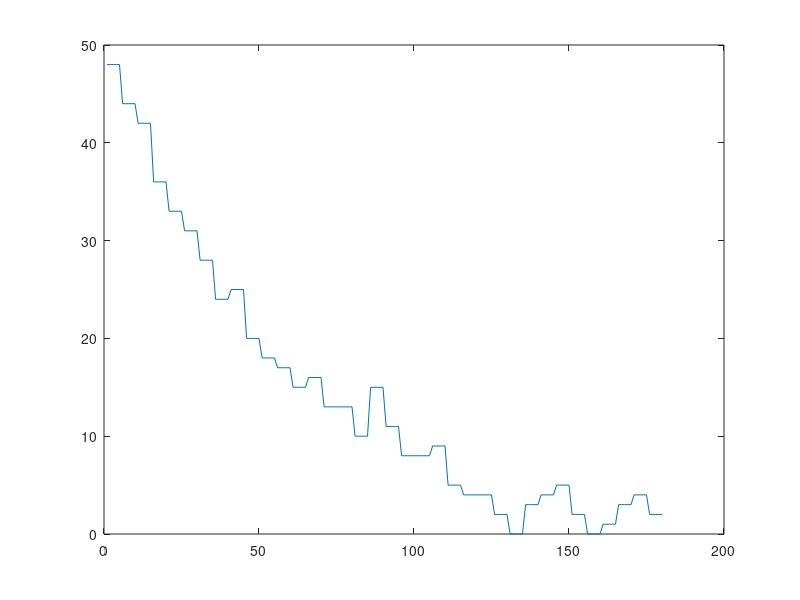

MATLAB code for this plot:
clc
clear
close all

tout = 1:180;
o = ones(1,5);
tep = [o*125 o*121 o*119 o*113 o*110 o*108 o*105 o*101 o*102 o*97 o*95 o*94, ...
       o*92 o*93 o*90 o*90 o*87 o*92 o*88 o*85 o*85 o*86 o*82 o*81, ...
       o*81, o*79, o*77, o*80, o*81, o*82, o*79, o*77, o*78, o*80, o*81, o*79];

plot(tout,tep)


tepN = tep -77;
plot(tout,tepN)
outS.time = tout;
outS.signals.values = tep';
outS.signals.dimensions = 1;

save('tep.mat');